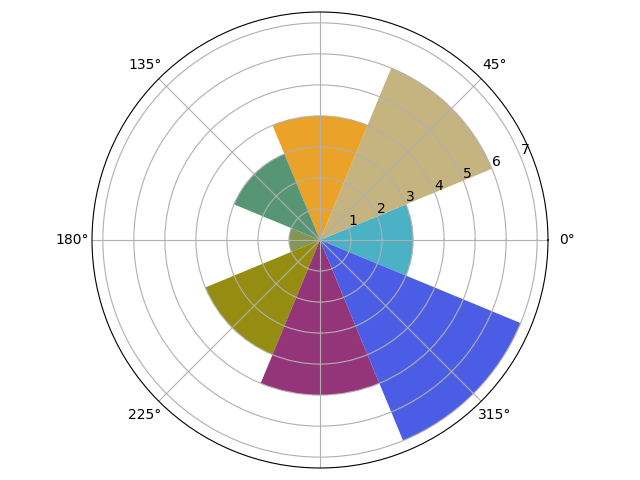

Generate this figure with Python:
import numpy as np 
import matplotlib.pyplot as plt 
 
N = 8 
theta = np.arange(0.,2 * np.pi, 2 * np.pi / N) 
radius = np. array([3,6,4,3,1,4,5,7]) 
plt.axes([0.025, 0.025, 0.95, 0.95], polar=True) 
colors = np.array(['#4bb2c5', '#c5b47f', '#EAA228', '#579575', '#839557', 
'#958c12', '#953579', '#4b5de4']) 
bars = plt.bar(theta, radius, width=(2*np.pi/N), bottom=0.0, color=colors) 
plt.show()
